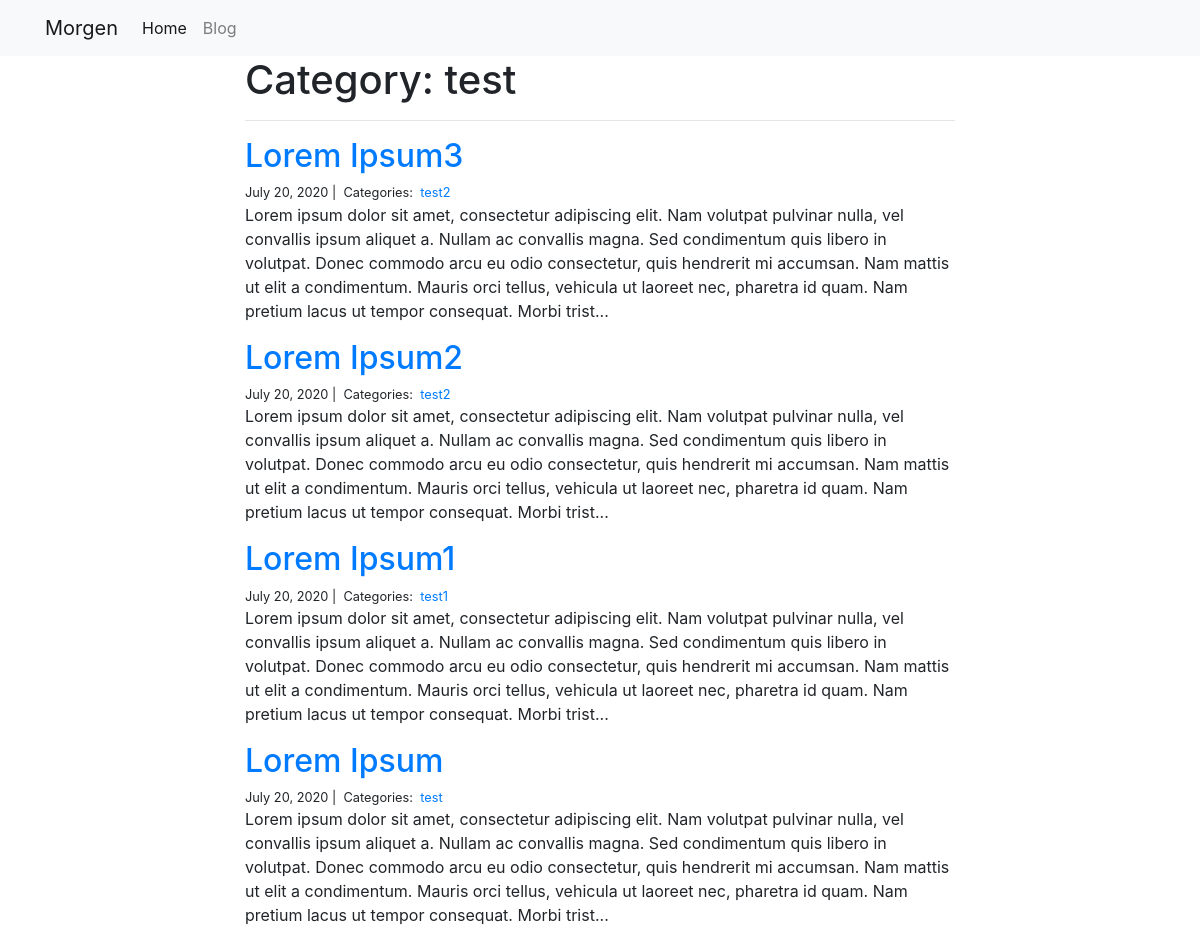
The app's page /blog/test/ with its own data.
### blog/models.py (models this page shows, shortened)
class Category(models.Model):
    name = models.CharField(max_length=100)

class Post(models.Model):
    title = models.CharField(max_length=250)
    body = models.TextField()
    created_on = models.DateTimeField(auto_now_add=True)
    last_modified = models.DateTimeField(auto_now=True)
    categories = models.ManyToManyField('Category', related_name='posts')

### blog/views.py (the view)
# urls.py: path('<category_name>/', views.blog_category, name='blog_category'),
def blog_category(request, category_name): # argument name defined in urls.py can only be part of url
    posts = Post.objects.filter(categories__name__contains=category_name).order_by('-created_on')
    context = {
        'category_name': category_name,
        'posts': posts,
    }
    return render(request, 'blog_category.html', context)

### blog/templates/blog_category.html
{%extends 'base.html'%}
{%block content%}
<div class='col-md-8 offset-md-2'>
  <h1>Category: {{category_name}}</h1>
        <hr>
        {% for post in posts %}
        <h2><a href="{% url 'blog_detail' post.pk %}">{{ post.title}}</a></h2>
        <small>
        	{{post.created_on.date}} |&nbsp;
        	Categories:&nbsp;
        	{% for category in post.categories.all %}
        	<a href="{% url 'blog_category' category.name%}">
        		{{category.name}}
        	</a>&nbsp;
        	{% endfor %}
        </small>
    <p>{{ post.body | slice:":400"}}...</p>
    {%endfor%}
</div>
{%endblock%}

### records on screen
Category: name "test"
Post: title "Lorem Ipsum3", created_on "July 20, 2020", body "Lorem ipsum dolor sit amet, consectetur adipiscing elit. Nam volutpat pulvinar nulla, vel convallis ipsum aliquet a. Nullam ac convallis magna. Sed condimentum quis libero in volutpat. Donec commodo arcu eu odio consectetur, quis hendrerit mi accumsan. Nam mattis ut elit a condimentum. Mauris orci tellus, vehicula ut laoreet nec, pharetra id quam. Nam pretium lacus ut tempor consequat. Morbi trist"
Category: name "test2"
Post: title "Lorem Ipsum2", created_on "July 20, 2020", body "Lorem ipsum dolor sit amet, consectetur adipiscing elit. Nam volutpat pulvinar nulla, vel convallis ipsum aliquet a. Nullam ac convallis magna. Sed condimentum quis libero in volutpat. Donec commodo arcu eu odio consectetur, quis hendrerit mi accumsan. Nam mattis ut elit a condimentum. Mauris orci tellus, vehicula ut laoreet nec, pharetra id quam. Nam pretium lacus ut tempor consequat. Morbi trist"
Post: title "Lorem Ipsum1", created_on "July 20, 2020", body "Lorem ipsum dolor sit amet, consectetur adipiscing elit. Nam volutpat pulvinar nulla, vel convallis ipsum aliquet a. Nullam ac convallis magna. Sed condimentum quis libero in volutpat. Donec commodo arcu eu odio consectetur, quis hendrerit mi accumsan. Nam mattis ut elit a condimentum. Mauris orci tellus, vehicula ut laoreet nec, pharetra id quam. Nam pretium lacus ut tempor consequat. Morbi trist"
Category: name "test1"
Post: title "Lorem Ipsum", created_on "July 20, 2020", body "Lorem ipsum dolor sit amet, consectetur adipiscing elit. Nam volutpat pulvinar nulla, vel convallis ipsum aliquet a. Nullam ac convallis magna. Sed condimentum quis libero in volutpat. Donec commodo arcu eu odio consectetur, quis hendrerit mi accumsan. Nam mattis ut elit a condimentum. Mauris orci tellus, vehicula ut laoreet nec, pharetra id quam. Nam pretium lacus ut tempor consequat. Morbi trist"
